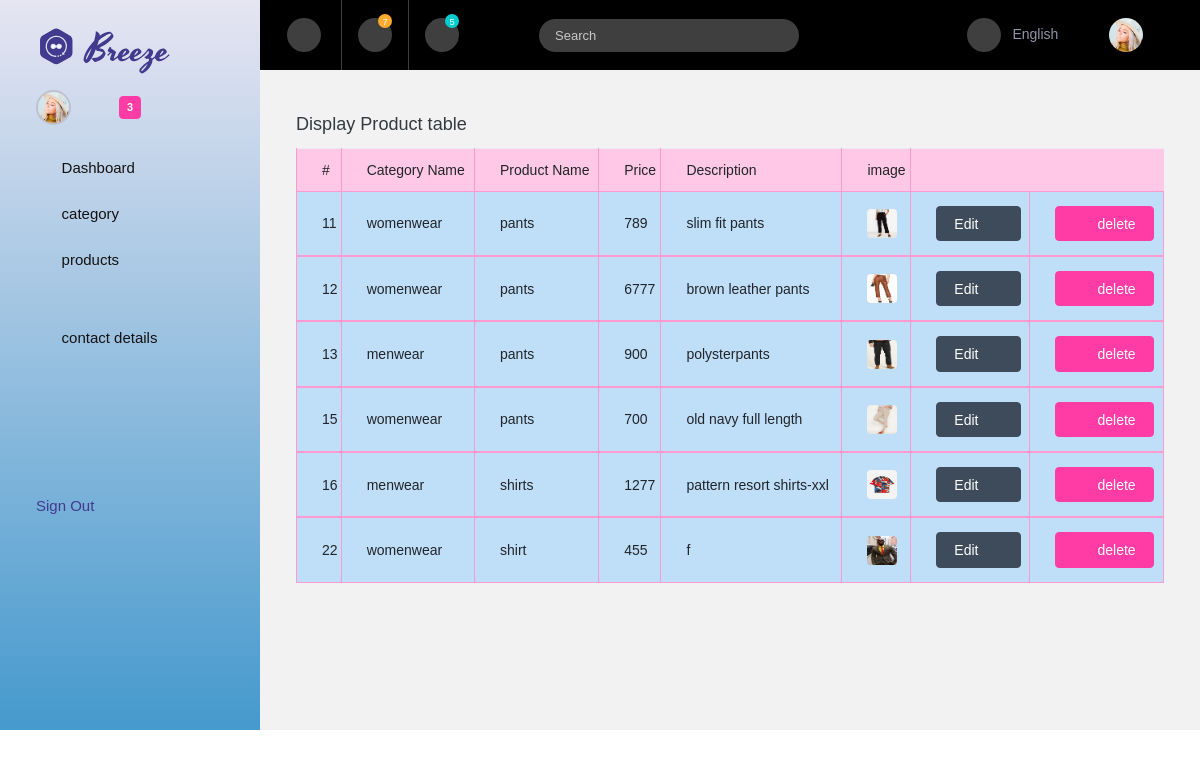
The app's page /Backend/display_product/ with its own data.
### Backend/models.py (models this page shows)
class productdb(models.Model):
    CATEGORY=models.CharField(max_length=100,null=True,blank=True)
    PRODUCTNAME = models.CharField(max_length=100, null=True, blank=True)
    PRODUCTPRICE = models.IntegerField( null=True, blank=True)
    PRODUCTDESCRIPTION=models.CharField(max_length=100,null=True,blank=True)
    PRODUCTIMAGE=models.ImageField(upload_to="productimages",null=True,blank=True)

### Backend/views.py (the view)
# urls.py: path('display_product/', views.display_product, name="display_product"),
def display_product(request):
    data=productdb.objects.all()
    return render(request,"display_product.html",{'display':data})

### Backend/templates/display_product.html (shortened to what this page needs)
<!DOCTYPE html>
{% extends 'index.html' %}
{% block content %}
<html lang="en">
<head>
</head>
<body>
                    <h4 class="card-title">Display Product table</h4>
                    <div class="table-responsive" >
                      <table class="table table-bordered table-danger table-lg ">
                        <thead >
                          <tr>
                            <th>#</th>
                            <th>Category Name</th>
                              <th>Product Name</th>
                              <th> Price</th>
                              <th>Description</th>
                            <th>image</th>
                          </tr>
                        </thead>
                          {% for d in display %}
                        <tbody class="table-info">
                        <td>{{d.id}}</td>
                        <td>{{d.CATEGORY}}</td>
                        <td>{{d.PRODUCTNAME}}</td>
                        <td>{{d.PRODUCTPRICE}}</td>
                        <td>{{d.PRODUCTDESCRIPTION}}</td>
                        <td>
                            <img src="{{d.PRODUCTIMAGE.url}}"width=100px" height="100px">
                        </td>
                        <td>
                            <a href="{% url 'edit_product' edit_id=d.id %}" >
                           <button type="button" class="btn btn-dark btn-sm btn-icon-text"> Edit <i class="mdi mdi-file-check btn-icon-append"></i> </button>
                                </a>
                        </td>
                         <td>
                            <a href="{% url 'delete_product' del_id=d.id %}">
                         <button type="button" class="btn btn-danger btn-sm btn-icon-text">
                     <i class="mdi mdi-alert btn-icon-prepend"></i> delete
                     </button>
                            </a>
                        </td>
                        </tbody>
                          {% endfor %}
                      </table>
                    </div>
</body>
</html>
{% endblock %}

### Backend/templates/index.html (shortened to what this page needs)
<!DOCTYPE html>
{% load static %}
<html lang="en">
  <head>
    <link rel="stylesheet" href="{% static 'newfolder/assets/vendors/mdi/css/materialdesignicons.min.css' %}" />
    <link rel="stylesheet" href="{% static 'newfolder/assets/vendors/flag-icon-css/css/flag-icon.min.css' %}" />
    <link rel="stylesheet" href="{% static 'newfolder/assets/vendors/css/vendor.bundle.base.css' %}" />
    <link rel="stylesheet" href="{% static 'newfolder/assets/vendors/font-awesome/css/font-awesome.min.css' %}" />
    <link rel="stylesheet" href="{% static 'newfolder/assets/vendors/bootstrap-datepicker/bootstrap-datepicker.min.css' %}" />
    <link rel="stylesheet" href="{% static 'newfolder/assets/css/style.css' %}" />
  </head>
  <body>
    <div class="container-scroller">
      <nav class="sidebar sidebar-offcanvas" id="sidebar">
        <div class="text-center sidebar-brand-wrapper d-flex align-items-center">
          <a class="sidebar-brand brand-logo" href="index.html"><img src="{% static 'newfolder/assets/images/logo.svg' %}" alt="logo" /></a>
        </div>
        <ul class="nav">
          <li class="nav-item nav-profile">
            <a href="#" class="nav-link">
              <div class="nav-profile-image">
                <img src="{% static 'newfolder/assets/images/faces/face1.jpg' %}" alt="profile" />
              </div>
              <span class="badge badge-danger text-white ml-3 rounded">3</span>
            </a>
          </li>
          <li class="nav-item">
            <a class="nav-link" href="{% url 'index_page' %}">
              <i class="mdi mdi-home menu-icon"></i>
              <span class="menu-title">Dashboard</span>
            </a>
          </li>
          <li class="nav-item">
            <a class="nav-link" data-toggle="collapse" href="#ui-basic" aria-expanded="false" aria-controls="ui-basic">
              <i class="mdi mdi-crosshairs-gps menu-icon"></i>
              <span class="menu-title">category</span>
              <i class="menu-arrow"></i>
            </a>
          </li>
          <li class="nav-item">
            <a class="nav-link" data-toggle="collapse" href="#ui-basic" aria-expanded="false" aria-controls="ui-basic">
              <i class="mdi mdi-crosshairs-gps menu-icon"></i>
              <span class="menu-title">products</span>
              <i class="menu-arrow"></i>
            </a>
          </li><br><br>
          <li class="nav-item">
            <a class="nav-link" data-toggle="collapse" href="#ui-basic" aria-expanded="false" aria-controls="ui-basic">
              <i class="mdi mdi-crosshairs-gps menu-icon"></i>
              <span class="menu-title">contact details</span>
              <i class="menu-arrow"></i>
            </a>
          </li>
          <br><br><br><br><br>
             <li class="nav-item sidebar-actions">
            <div class="nav-link">
              <div class="mt-4">
                <ul class="mt-4 pl-0">
                  <a href="{% url 'admin_logout' %}">
                  <li>Sign Out</li>
                    </a>
                </ul>
              </div>
            </div>
          </li>
        </ul>
      </nav>
      <div class="container-fluid page-body-wrapper">
        <nav class="navbar col-lg-12 col-12 p-lg-0 fixed-top d-flex flex-row">
          <div class="navbar-menu-wrapper d-flex align-items-stretch justify-content-between">
            <button class="navbar-toggler navbar-toggler align-self-center mr-2" type="button" data-toggle="minimize">
              <i class="mdi mdi-menu"></i>
            </button>
            <ul class="navbar-nav">
              <li class="nav-item dropdown">
                <a class="nav-link count-indicator dropdown-toggle" id="notificationDropdown" href="#" data-toggle="dropdown">
                  <i class="mdi mdi-bell-outline"></i>
                  <span class="count count-varient1">7</span>
                </a>
              </li>
              <li class="nav-item dropdown d-none d-sm-flex">
                <a class="nav-link count-indicator dropdown-toggle" id="messageDropdown" href="#" data-toggle="dropdown">
                  <i class="mdi mdi-email-outline"></i>
                  <span class="count count-varient2">5</span>
                </a>
              </li>
              <li class="nav-item nav-search border-0 ml-1 ml-md-3 ml-lg-5 d-none d-md-flex">
                <form class="nav-link form-inline mt-2 mt-md-0">
                  <div class="input-group">
                    <input type="text" class="form-control" placeholder="Search" />
                    <div class="input-group-append">
                      <span class="input-group-text">
                        <i class="mdi mdi-magnify"></i>
                      </span>
                    </div>
                  </div>
                </form>
              </li>
            </ul>
            <ul class="navbar-nav navbar-nav-right ml-lg-auto">
              <li class="nav-item dropdown d-none d-xl-flex border-0">
                <a class="nav-link dropdown-toggle" id="languageDropdown" href="#" data-toggle="dropdown">
                  <i class="mdi mdi-earth"></i> English </a>
              </li>
              <li class="nav-item nav-profile dropdown border-0">
                <a class="nav-link dropdown-toggle" id="profileDropdown" href="#" data-toggle="dropdown">
                  <img class="nav-profile-img mr-2" alt="" src="{% static 'newfolder/assets/images/faces/face1.jpg' %}" />
                </a>
              </li>
            </ul>
          </div>
        </nav>
        <div class="main-panel">
          <div class="content-wrapper pb-0">
             {% block content %}{% endblock %}
      </div>
    </div>
  </body>
</html>

### records on screen
productdb: id "11", CATEGORY "womenwear", PRODUCTNAME "pants", PRODUCTPRICE "789", PRODUCTDESCRIPTION "slim fit pants", PRODUCTIMAGE (picture)
productdb: id "12", CATEGORY "womenwear", PRODUCTNAME "pants", PRODUCTPRICE "6777", PRODUCTDESCRIPTION "brown leather pants", PRODUCTIMAGE (picture)
productdb: id "13", CATEGORY "menwear", PRODUCTNAME "pants", PRODUCTPRICE "900", PRODUCTDESCRIPTION "polysterpants", PRODUCTIMAGE (picture)
productdb: id "15", CATEGORY "womenwear", PRODUCTNAME "pants", PRODUCTPRICE "700", PRODUCTDESCRIPTION "old navy full length", PRODUCTIMAGE (picture)
productdb: id "16", CATEGORY "menwear", PRODUCTNAME "shirts", PRODUCTPRICE "1277", PRODUCTDESCRIPTION "pattern resort shirts-xxl", PRODUCTIMAGE (picture)
productdb: id "22", CATEGORY "womenwear", PRODUCTNAME "shirt", PRODUCTPRICE "455", PRODUCTDESCRIPTION "f", PRODUCTIMAGE (picture)
